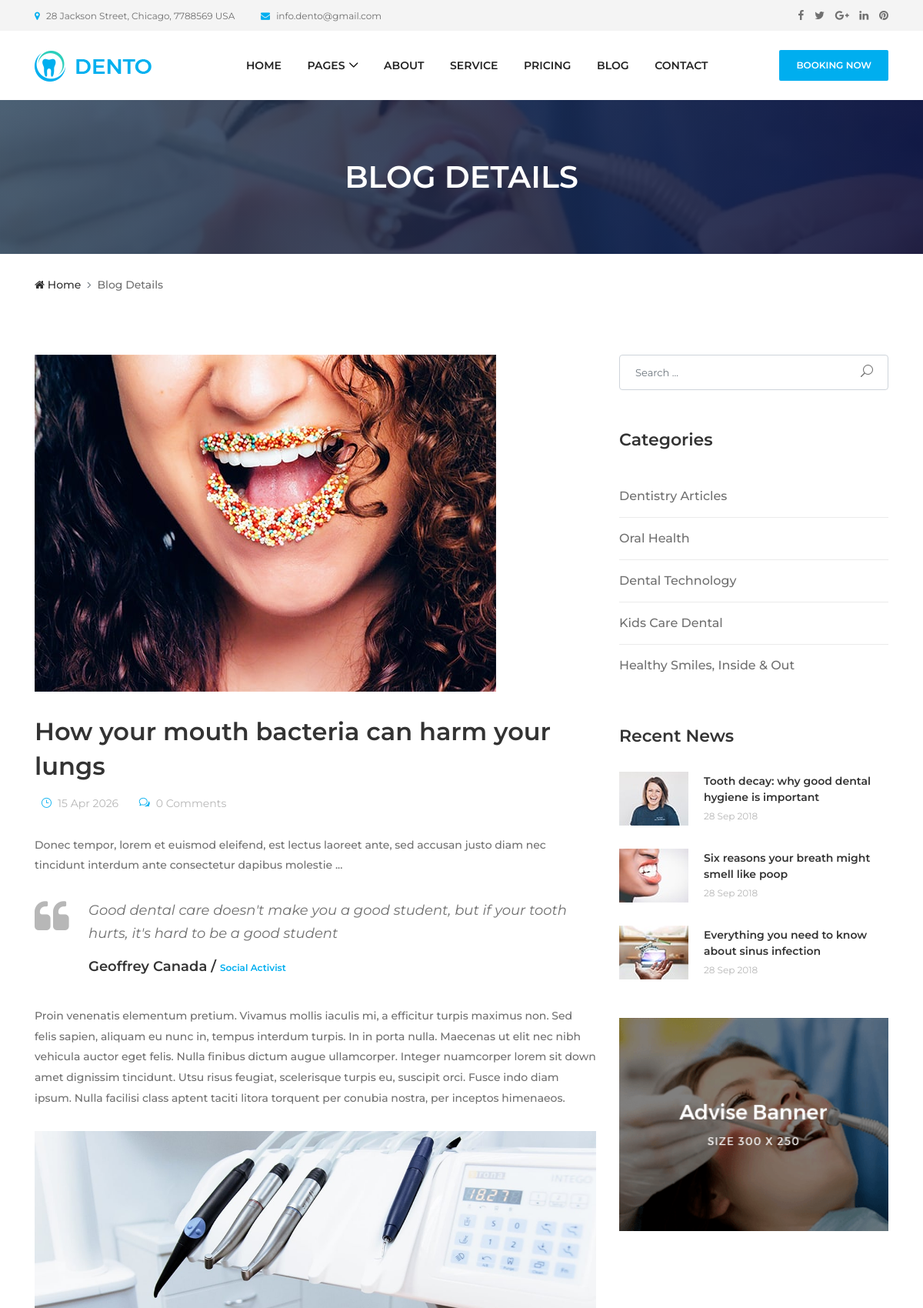
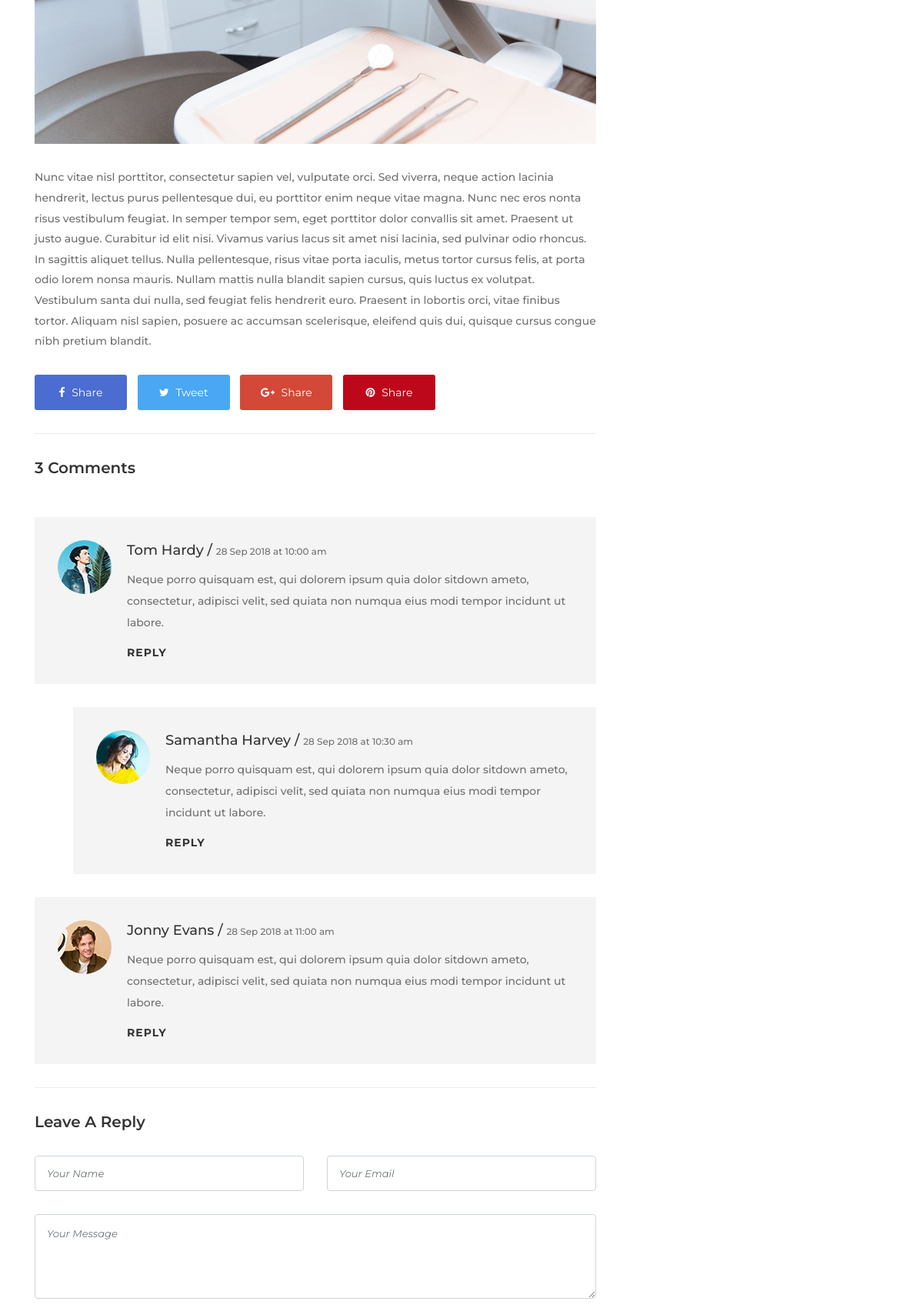
Page /blog_details/1/ (upper part) on the committed database (2 pictures, top to bottom).
### website/models.py (models this page shows, shortened)
class BlogPost(models.Model):
  title = models.CharField(max_length=255)
  content = models.TextField()
  date_posted = models.DateField(default=datetime.date.today)
  number_of_comments = models.PositiveIntegerField(default=0)
  image_url = models.CharField(max_length=500)

### website/views.py (the view)
# urls.py: path('blog_details', views.blog_details, name='blog_details'),
def blog_details(request, id) :
	blog_post = BlogPost.objects.get(id = id)
	return render(request, 'blog-details.html', context ={"blog_post":blog_post})

### website/templates/blog-details.html (shortened to what this page needs)
{% extends 'base.html' %}
{% load static %}
{% block content %}
{% include "fragments/breadcrumbs.html" with page="Blog Details" %}
  <section class="dento--blog-area mt-50">
    <div class="container">
      <div class="row">
        <div class="col-12 col-lg-8 mb-100">
          <div class="blog-details-area">
            {% with 'website/img/bg-img/'|add:blog_post.image_url as image_static %}
            <img src="{% static image_static %}" alt="">
            {% endwith %}
            <h2 class="post-title">{{ blog_post.title }}</h2>
            <div class="post-meta">
              <a href="#"><i class="icon_clock_alt px-2"></i>{{ blog_post.date_posted | date:"d M Y" }}</a>
              <a href="#"><i class="icon_chat_alt px-2"></i>{{ blog_post.number_of_comments }} Comments</a>
            </div>
            <p>{{ blog_post.content }}</p>
            <blockquote cite="" class="dento-blockquote d-flex">
              <div class="icon">
                <i class="fa fa-quote-left"></i>
              </div>
              <div class="text">
                <h5>Good dental care doesn't make you a good student, but if your tooth hurts, it's hard to be a good student</h5>
                <h6>Geoffrey Canada / <span>Social Activist</span></h6>
              </div>
            </blockquote>
            <p>Proin venenatis elementum pretium. Vivamus mollis iaculis mi, a efficitur turpis maximus non. Sed felis sapien, aliquam eu nunc in, tempus interdum turpis. In in porta nulla. Maecenas ut elit nec nibh vehicula auctor eget felis. Nulla
              finibus dictum augue ullamcorper. Integer nuamcorper lorem sit down amet dignissim tincidunt.
              Utsu risus feugiat, scelerisque turpis eu, suscipit orci. Fusce indo diam ipsum. Nulla facilisi class aptent taciti
              litora torquent per conubia nostra, per inceptos himenaeos.</p>
            <img src="{% static 'website/img/bg-img/25.jpg' %}" alt="">
            <p>Nunc vitae nisl porttitor, consectetur sapien vel, vulputate orci. Sed viverra, neque action lacinia hendrerit, lectus purus pellentesque dui, eu porttitor enim neque vitae magna. Nunc nec eros nonta risus vestibulum feugiat. In
              semper tempor sem, eget porttitor dolor convallis sit amet. Praesent ut justo augue. Curabitur id elit nisi. Vivamus varius lacus sit amet nisi lacinia, sed pulvinar odio rhoncus. In sagittis aliquet tellus. Nulla pellentesque, risus
              vitae porta iaculis, metus tortor cursus felis, at porta odio lorem nonsa mauris. Nullam mattis nulla blandit sapien cursus, quis luctus ex volutpat. Vestibulum santa dui nulla, sed feugiat felis hendrerit euro. Praesent in lobortis
              orci, vitae finibus tortor. Aliquam nisl sapien, posuere ac accumsan scelerisque, eleifend quis dui, quisque cursus congue nibh pretium blandit.</p>
          </div>
          <div class="post-share-area mb-30">
            <a href="#" class="facebook"><i class="fa fa-facebook"></i> Share</a>
            <a href="#" class="tweet"><i class="fa fa-twitter"></i> Tweet</a>
            <a href="#" class="google-plus"><i class="fa fa-google-plus"></i> Share</a>
            <a href="#" class="pinterest"><i class="fa fa-pinterest"></i> Share</a>
          </div>
          <div class="comment_area clearfix">
            <h5 class="title">3 Comments</h5>
            <ol>
              <li class="single_comment_area">
                <div class="comment-content d-flex">
                  <div class="comment-author">
                    <img src="{% static 'website/img/bg-img/26.jpg' %}" alt="author">
                  </div>
                  <div class="comment-meta">
                    <a href="#" class="post-author">Tom Hardy / <span>28 Sep 2018 at 10:00 am</span></a>
                    <p>Neque porro quisquam est, qui dolorem ipsum quia dolor sitdown ameto, consectetur, adipisci velit, sed quiata non numqua eius modi tempor incidunt ut labore.</p>
                    <a href="#" class="comment-reply">Reply</a>
                  </div>
                </div>
                <ol class="children">
                  <li class="single_comment_area">
                    <div class="comment-content d-flex">
                      <div class="comment-author">
                        <img src="{% static 'website/img/bg-img/27.jpg' %}" alt="author">
                      </div>
                      <div class="comment-meta">
                        <a href="#" class="post-author">Samantha Harvey / <span>28 Sep 2018 at 10:30 am</span></a>
                        <p>Neque porro quisquam est, qui dolorem ipsum quia dolor sitdown ameto, consectetur, adipisci velit, sed quiata non numqua eius modi tempor incidunt ut labore.</p>
                        <a href="#" class="comment-reply">Reply</a>
                      </div>
                    </div>
                  </li>
                </ol>
              </li>
              <li class="single_comment_area">
                <div class="comment-content d-flex">
                  <div class="comment-author">
                    <img src="{% static 'website/img/bg-img/28.jpg' %}" alt="author">
                  </div>
                  <div class="comment-meta">
                    <a href="#" class="post-author">Jonny Evans / <span>28 Sep 2018 at 11:00 am</span></a>
                    <p>Neque porro quisquam est, qui dolorem ipsum quia dolor sitdown ameto, consectetur, adipisci velit, sed quiata non numqua eius modi tempor incidunt ut labore.</p>
                    <a href="#" class="comment-reply">Reply</a>
                  </div>
                </div>
              </li>
            </ol>
          </div>
          <div class="contact-form mt-30">
            <h5 class="mb-30">Leave A Reply</h5>
            <form action="#" method="post">
              <div class="row">
                <div class="col-lg-6">
                  <input type="text" name="message-name" class="form-control mb-30" placeholder="Your Name">
                </div>
                <div class="col-lg-6">
                  <input type="email" name="message-email" class="form-control mb-30" placeholder="Your Email">
                </div>
                <div class="col-12">
                  <textarea name="message" class="form-control mb-30" placeholder="Your Message"></textarea>
                </div>
              </div>
            </form>
          </div>
        </div>
        {% include "fragments/blog_sidebar.html" %}
      </div>
    </div>
  </section>
{% endblock %}

### static/website/style.css (style rules this page uses)
* { margin: 0; padding: 0; }
body { font-family: "Montserrat", sans-serif; font-weight: 400; font-size: 14px; }
h1, h2, h3, h4, h5, h6 { font-family: "Montserrat", sans-serif; color: #333333; line-height: 1.4; font-weight: 600; }
a, a:active, a:focus, a:hover { color: #333333; text-decoration: none; -webkit-transition-duration: 500ms; -o-transition-duration: 500ms; transition-duration: 500ms; outline: none; }
li { list-style: none; }
p { line-height: 1.9; color: #707070; font-size: 14px; font-weight: 400; }
img { max-width: 100%; height: auto; }
.mt-30 { margin-top: 30px; }
.mt-50 { margin-top: 50px; }
.mb-30 { margin-bottom: 30px; }
.mb-100 { margin-bottom: 100px; }
.comment_area { border-top: 1px solid #ebebeb; border-bottom: 1px solid #ebebeb; padding-top: 30px; }
.comment_area .title { margin-bottom: 50px; }
.comment_area .comment-content { position: relative; z-index: 1; background-color: #f4f4f4; margin-bottom: 30px; padding: 30px; }
.comment_area .comment-content .comment-author { -webkit-box-flex: 0; -ms-flex: 0 0 70px; flex: 0 0 70px; width: 70px; max-width: 70px; margin-right: 20px; border-radius: 50%; }
.comment_area .comment-content .comment-author img { border-radius: 50%; }
.comment_area .comment-content .comment-meta .post-author { margin-bottom: 10px; display: block; color: #333333; font-size: 18px; font-weight: 500; }
.comment_area .comment-content .comment-meta .post-author span { font-size: 12px; color: #707070; }
.comment_area .comment-content .comment-meta p { margin-bottom: 15px; font-size: 14px; line-height: 2; font-weight: 500; }
.comment_area .comment-content .comment-meta .comment-reply { font-size: 14px; color: #333333; text-transform: uppercase; letter-spacing: 1px; font-weight: 700; }
.comment_area .children { margin-left: 50px; }
.comment_area .children .single_comment_area:last-of-type { margin-bottom: 0; }
.blog-details-area { position: relative; z-index: 1; }
.blog-details-area img { margin-bottom: 30px; }
.blog-details-area h2 { font-size: 32px; display: block; margin-bottom: 15px; }
.blog-details-area .post-meta { position: relative; z-index: 1; margin-bottom: 30px; }
.blog-details-area .post-meta a { display: inline-block; color: #b7b7b7; margin-right: 15px; }
.blog-details-area .post-meta a i { color: #00aeef; }
.blog-details-area .post-meta a:last-child { margin-right: 0; }
.blog-details-area p { margin-bottom: 30px; font-weight: 500; }
.dento-blockquote { position: relative; z-index: 1; margin-bottom: 30px; }
.dento-blockquote .icon { -webkit-box-flex: 0; -ms-flex: 0 0 70px; flex: 0 0 70px; max-width: 70px; width: 70px; }
.dento-blockquote .icon i { font-size: 48px; color: #b7b7b7; }
.dento-blockquote .text h5 { font-size: 18px; font-style: italic; margin-bottom: 15px; color: #707070; line-height: 1.7; font-weight: 400; }
.dento-blockquote .text h6 { color: #333333; font-size: 18px; }
.dento-blockquote .text h6 span { font-size: 12px; color: #00aeef; }
.post-share-area a { display: inline-block; width: 120px; height: 46px; border-radius: 3px; background-color: #00aeef; line-height: 46px; color: #ffffff; margin-right: 10px; text-align: center; }
.post-share-area a i { margin-right: 5px; }
.post-share-area a:last-child { margin-right: 0; }
.post-share-area a.facebook { background-color: #4b6cd0; }
.post-share-area a.tweet { background-color: #49a7f3; }
.post-share-area a.google-plus { background-color: #d34836; }
.post-share-area a.pinterest { background-color: #bd081c; }
.contact-form { position: relative; z-index: 1; }
.contact-form .form-control { width: 100%; height: 46px; padding: 0 15px; font-size: 13px; font-style: italic; }
.contact-form textarea.form-control { height: 110px; padding: 15px; }

### static/website/css/default-assets/classy-nav.css (style rules this page uses)
body { font-family: "Roboto", sans-serif; }
img { height: auto; max-width: 100%; }

### rows in the picture
BlogPost: title "How your mouth bacteria can harm your lungs", date_posted "15 Apr 2026", number_of_comments "0", content "Donec tempor, lorem et euismod eleifend, est lectus laoreet ante, sed accusan justo diam nec tincidunt interdum ante consectetur dapibus molestie ..."

### other values in the picture
{{ page }} "BLOG DETAILS"
{{ page }} "Blog Details"
